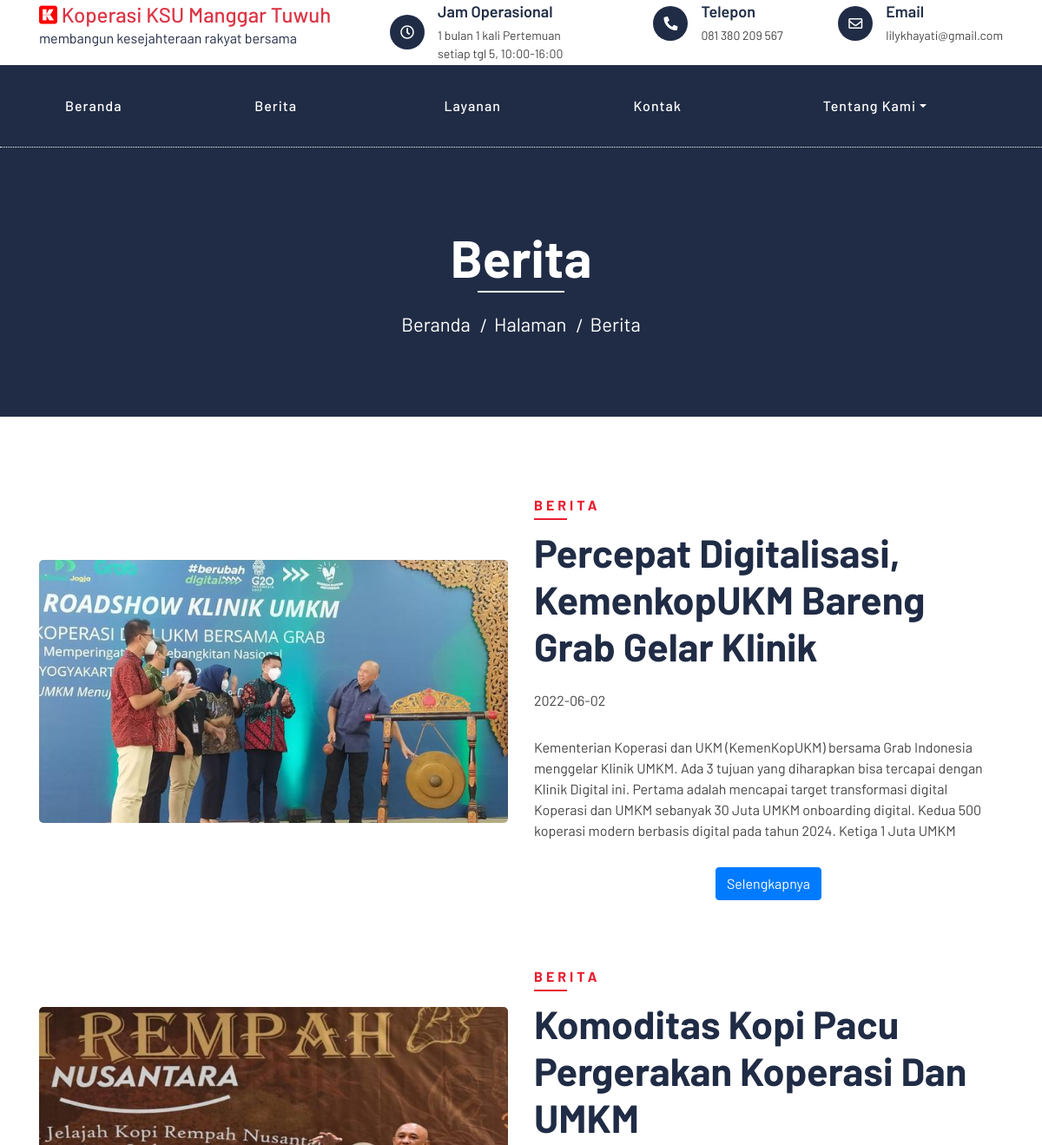
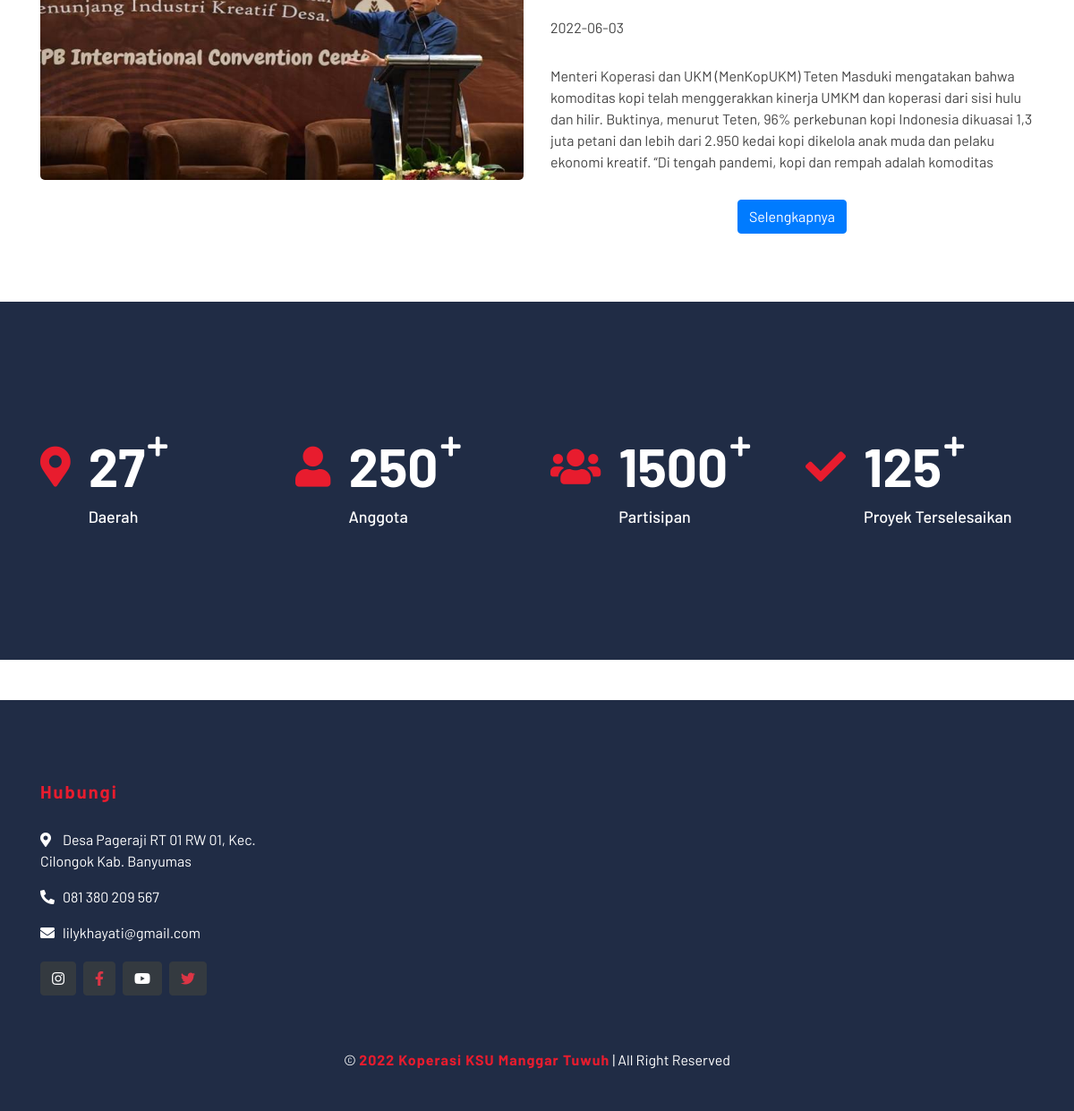
The app's page /index.php/home/berita with its own data (2 pictures, top to bottom).
### tables this page shows
CREATE TABLE `data_berita` (
  `gambar` varchar(256) NOT NULL,
  `tanggal` date NOT NULL,
  `judul` text NOT NULL,
  `isi` text NOT NULL,
  `tanggal_update` timestamp NOT NULL DEFAULT current_timestamp() ON UPDATE current_timestamp(),
  `id_berita` int(10) NOT NULL
);

### application/controllers/Home.php (called while the page is built, shortened)
<?php
class Home extends CI_Controller
{
    public function __construct()
    {
        $this->load->library('form_validation');
        $this->load->model('berita_model');
        $this->load->helper('url');
    }
    public function berita()
    {
        $data['data'] = $this->db->get('data_berita')->result_array();
        $this->load->view('berita', $data);
    }
}

### index.php (called while the page is built, shortened)
<?php
require_once BASEPATH.'core/CodeIgniter.php';

### application/views/berita.php (the view, shortened to what this page needs)
<?php include 'header.php'; ?>
        <div class="page-header">
            <div class="container">
                <div class="row">
                    <div class="col-12">
                        <h2>Berita</h2>
                    </div>
                    <div class="col-12">
                        <a href="<?php echo base_url() ?>index.php">Beranda</a>
                        <a href="">Halaman</a>
                        <a href="">Berita</a>
                    </div>
                </div>
            </div>
        </div>
        <div id="fh5co-blog" class="animate-box">
                    <?php foreach ($data as $d) : ?>
        <div class="about">
            <div class="container">
                <div class="row align-items-center">
                    <div class="col-lg-6">
                        <div class="about-img">
                            <img src="<?php echo base_url() . '/gambar/' . $d['gambar'] ?>" alt="Image">
                        </div>
                    </div>
                    <div class="col-lg-6">
                        <div class="section-header text-left">
                            <p>Berita</p>
                            <h2><?=$d['judul'];?></h2>
                            <br>
                        <?=$d['tanggal'];?>
                        </div>
                        <div class="about-content" style="overflow: hidden; height:120px;"height="60px"; >
                            <p>
                            <?=$d['isi'];?>
                            </p>
                        </div>
                        <div class="col-md-12 text-center">
					<p><a href="<?php echo base_url().'home/artikel'?>" class="btn btn-primary btn-outline with-arrow">Selengkapnya <i class="icon-arrow-right"></i></a></p>
                    </div>
                </div>
            </div>
        </div>
    </div>
                    <?php endforeach; ?>
        <div class="facts" data-parallax="scroll" data-image-src="<?php echo base_url() ?>assets/img/facts.jpg">
            <div class="container">
                <div class="row">
                    <div class="col-lg-3 col-md-6">
                        <div class="facts-item">
                            <i class="fa fa-map-marker-alt"></i>
                            <div class="facts-text">
                                <h3 data-toggle="counter-up">27</h3>
                                <p>Daerah</p>
                            </div>
                        </div>
                    </div>
                    <div class="col-lg-3 col-md-6">
                        <div class="facts-item">
                            <i class="fa fa-user"></i>
                            <div class="facts-text">
                                <h3 data-toggle="counter-up">250</h3>
                                <p>Anggota</p>
                            </div>
                        </div>
                    </div>
                    <div class="col-lg-3 col-md-6">
                        <div class="facts-item">
                            <i class="fa fa-users"></i>
                            <div class="facts-text">
                                <h3 data-toggle="counter-up">1500</h3>
                                <p>Partisipan</p>
                            </div>
                        </div>
                    </div>
                    <div class="col-lg-3 col-md-6">
                        <div class="facts-item">
                            <i class="fa fa-check"></i>
                            <div class="facts-text">
                                <h3 data-toggle="counter-up">125</h3>
                                <p>Proyek Terselesaikan</p>
                            </div>
                        </div>
                    </div>
                </div>
            </div>
        </div>
    </div>
<?php include 'footer.php'; ?>

### application/views/header.php (shortened to what this page needs)
<!DOCTYPE html>
<html lang="en">
    <head>
        <link href="https://stackpath.bootstrapcdn.com/bootstrap/4.4.1/css/bootstrap.min.css" rel="stylesheet">
        <link href="https://cdnjs.cloudflare.com/ajax/libs/font-awesome/5.10.0/css/all.min.css" rel="stylesheet">
        <link href="<?php echo base_url() ?>assets/lib/flaticon/font/flaticon.css" rel="stylesheet">
        <link href="<?php echo base_url() ?>assets/lib/animate/animate.min.css" rel="stylesheet">
        <link href="<?php echo base_url() ?>assets/lib/owlcarousel/assets/owl.carousel.min.css" rel="stylesheet">
        <link rel="stylesheet" href="https://use.fontawesome.com/releases/v5.15.4/css/all.css"/>
        <link href="<?php echo base_url() ?>assets/css/style.css" rel="stylesheet">
    </head>
    <body>
            <div class="top-bar">
            <div class="container">
                <div class="row align-items-center">
                    <div class="col-lg-4 col-md-12">
                        <div class="logo">
                            <a href="index.php">
                            <h4 class="mb-0 text-danger text-default"><i class="fab fa-korvue" style="font-size:x-large;color:red"></i> Koperasi KSU Manggar Tuwuh</h4>
                                <p>membangun kesejahteraan rakyat bersama</p>
                            </a>
                        </div>
                    </div>
                    <div class="col-lg-8 col-md-7 d-none d-lg-block">
                        <div class="row">
                            <div class="col-4">
                                <div class="top-bar-item">
                                    <div class="top-bar-icon">
                                        <i class="far fa-clock"></i>
                                    </div>
                                    <div class="top-bar-text">
                                        <h3>Jam Operasional</h3>
                                        <p>1 bulan 1 kali Pertemuan
                                        <p>setiap tgl 5, 10:00-16:00</p>
                                    </div>
                                </div>
                            </div>
                            <div class="col-4">
                                <div class="top-bar-item">
                                    <div class="top-bar-icon">
                                        <i class="fa fa-phone-alt"></i>
                                    </div>
                                    <div class="top-bar-text">
                                        <h3>Telepon</h3>
                                        <p>081 380 209 567</p>
                                    </div>
                                </div>
                            </div>
                            <div class="col-4">
                                <div class="top-bar-item">
                                    <div class="top-bar-icon">
                                        <i class="far fa-envelope"></i>
                                    </div>
                                    <div class="top-bar-text">
                                        <h3>Email</h3>
                                        <p>lilykhayati@gmail.com</p>
                                    </div>
                                </div>
                            </div>
                        </div>
                    </div>
                </div>
            </div>
        </div>
        <div class="nav-bar">
            <div class="container">
                <nav class="navbar navbar-expand-lg bg-dark navbar-dark">
                    <div class="collapse navbar-collapse justify-content-between" id="navbarCollapse">
                        <div class="navbar-nav mr-auto">
                        <div class="col-4">
                            <a href="<?php echo base_url() ?>home" class="nav-item nav-link active-link">Beranda</a>
                        </div>
                        <div class="col-4">
                            <a href="<?php echo base_url() ?>home/berita" class="nav-item nav-link">Berita</a>
                        </div>
                        <div class="col-4">
                            <a href="<?php echo base_url() ?>home/layanan" class="nav-item nav-link">Layanan</a>
                        </div>
                        <div class="col-4">
                            <a href="<?php echo base_url() ?>home/kontak" class="nav-item nav-link">Kontak</a>
                        </div>
                        <div class="col-4">
                            <div class="nav-item dropdown">
                                <a href="#" class="nav-link dropdown-toggle" data-toggle="dropdown">Tentang Kami</a>
                            </div>
                        </div>
                    </div>
                </nav>
            </div>
        </div>

### application/views/footer.php (shortened to what this page needs)
        <div class="footer">
            <div class="container">
                <div class="row">
                    <div class="col-lg-3 col-md-6">
                        <div class="footer-contact">
                            <h2>Hubungi</h2>
                            <p><i class="fa fa-map-marker-alt"></i>Desa Pageraji RT 01 RW 01, Kec. Cilongok Kab. Banyumas</p>
                            <p><i class="fa fa-phone-alt"></i>081 380 209 567</p>
                            <p><i class="fa fa-envelope"></i>lilykhayati@gmail.com</p>
                            <div class="d-flex pt-1 m-n1">
                            <a class="btn btn-lg-square btn-dark text-white m-1" href=""><i class="fab fa-instagram"></i></a>
                            <a class="btn btn-lg-square btn-dark text-danger m-1" href=""><i class="fab fa-facebook-f"></i></a>
                            <a class="btn btn-lg-square btn-dark text-white m-1" href=""><i class="fab fa-youtube"></i></a>
                            <a class="btn btn-lg-square btn-dark text-danger m-1" href=""><i class="fab fa-twitter"></i></a>
                            </div>
                        </div>
                    </div>
                </div>
            </div>
            <div class="container copyright">
                <p>&copy; <a href="#">2022 Koperasi KSU Manggar Tuwuh</a> | All Right Reserved</p>
            </div>
        </div>
    </body>
</html>

### assets/css/style.css (style rules this page uses)
body { color: #444444; font-weight: 400; background: #ffffff; font-family: "Barlow", sans-serif; }
h1, h2, h3, h4, h5, h6 { color: #202c45; }
a { color: #202c45; transition: 0.3s; }
.top-bar { position: relative; height: 75px; display: flex; align-items: center; background: #ffffff; }
.top-bar .logo { text-align: left; overflow: hidden; }
.top-bar .top-bar-item { display: flex; align-items: center; justify-content: flex-end; }
.top-bar .top-bar-icon { width: 40px; height: 40px; display: flex; align-items: center; justify-content: center; background: #202c45; border-radius: 40px; }
.top-bar .top-bar-icon i { margin: 0; color: #ffffff; font-size: 16px; }
.top-bar .top-bar-text { padding-left: 15px; }
.top-bar .top-bar-text h3 { margin: 0 0 5px 0; font-size: 18px; font-weight: 600; }
.top-bar .top-bar-text p { margin: 0; font-size: 14px; font-weight: 400; }
.nav-bar { position: relative; background: #202c45; }
.nav-bar .navbar { padding: 20px 0; background: #202c45 !important; transition: 0.3s; }
.navbar-dark .navbar-nav .nav-link, .navbar-dark .navbar-nav .nav-link:focus, .navbar-dark .navbar-nav .nav-link:hover, .navbar-dark .navbar-nav .nav-link.active { color: #ffffff; padding: 15px; font-weight: 500; letter-spacing: 1px; }
.page-header { position: relative; margin-bottom: 45px; padding: 90px 0; text-align: center; background: #202c45; border-top: 1px dotted #ffffff; }
.page-header h2 { position: relative; color: #ffffff; font-size: 60px; font-weight: 700; margin-bottom: 20px; padding-bottom: 5px; }
.page-header h2::after { position: absolute; content: ""; width: 100px; height: 2px; left: calc(50% - 50px); bottom: 0; background: #ffffff; }
.page-header a { position: relative; padding: 0 12px; font-size: 22px; color: #ffffff; }
.page-header a::after { position: absolute; content: "/"; width: 8px; height: 8px; top: -2px; right: -7px; text-align: center; color: #ffffff; }
.page-header a:last-child::after { display: none; }
.section-header { position: relative; width: 100%; max-width: 700px; margin: 0 auto 45px auto; }
.section-header p { display: inline-block; margin-bottom: 10px; padding-bottom: 5px; position: relative; font-size: 16px; font-weight: 700; letter-spacing: 4px; text-transform: uppercase; color: #e81c2e; }
.section-header p::after { position: absolute; content: ""; width: 50%; height: 2px; left: 25%; bottom: 0; background: #e81c2e; }
.section-header.text-left p::after { left: 0; }
.section-header h2 { margin: 0; font-size: 45px; font-weight: 700; text-transform: capitalize; }
.about { position: relative; width: 100%; padding: 45px 0 15px 0; }
.about .section-header { margin-bottom: 30px; margin-left: 0; }
.about .about-img img { width: 100%; border-radius: 5px; margin-bottom: 30px; }
.about .about-content { margin-bottom: 30px; }
.facts { position: relative; width: 100%; min-height: 400px; margin: 45px 0; display: flex; align-items: center; background: #202c45; }
.facts .facts-item { display: flex; flex-direction: row; margin: 25px 0; }
.facts .facts-item i { margin-top: 15px; font-size: 45px; color: #e81c2e; }
.facts .facts-text { padding-left: 20px; }
.facts .facts-text h3 { position: relative; display: inline-block; color: #ffffff; font-size: 60px; font-weight: 700; }
.facts .facts-text h3::after { position: absolute; content: "\f067"; top: 0px; right: -25px; color: #ffffff; font-size: 25px; font-family: "Font Awesome 5 Free"; font-weight: 900; }
.facts .facts-text p { color: #ffffff; font-size: 18px; font-weight: 500; margin: 0; }
.footer { position: relative; margin-top: 45px; padding-top: 90px; background: #202c45; }
.footer .footer-contact, .footer .footer-link, .footer .footer-newsletter { position: relative; margin-bottom: 45px; color: #ffffff; }
.footer .footer-contact h2, .footer .footer-link h2, .footer .footer-newsletter h2 { margin-bottom: 30px; font-size: 20px; font-weight: 700; letter-spacing: 2px; color: #e81c2e; }
.footer .footer-contact p i { width: 25px; }
.footer .copyright { text-align: center; padding-top: 15px; padding-bottom: 45px; }
.footer .copyright p { margin: 0; color: #ffffff; }
.footer .copyright p a { color: #e81c2e; font-weight: 700; letter-spacing: 1px; }

### records on screen
data_berita: gambar (picture), judul "Percepat Digitalisasi, KemenkopUKM Bareng Grab Gelar Klinik", tanggal "2022-06-02", isi "Kementerian Koperasi dan UKM (KemenKopUKM) bersama Grab Indonesia menggelar Klinik UMKM. Ada 3 tujuan yang diharapkan bisa tercapai dengan Klinik Digital ini. Pertama adalah mencapai target transformasi digital Koperasi dan UMKM sebanyak 30 Juta UMKM onboarding digital. Kedua 500 koperasi modern berbasis digital pada tahun 2024. Ketiga 1 Juta UMKM…"
data_berita: gambar (picture), judul "Komoditas Kopi Pacu Pergerakan Koperasi Dan UMKM", tanggal "2022-06-03", isi "Menteri Koperasi dan UKM (MenKopUKM) Teten Masduki mengatakan bahwa komoditas kopi telah menggerakkan kinerja UMKM dan koperasi dari sisi hulu dan hilir. Buktinya, menurut Teten, 96% perkebunan kopi Indonesia dikuasai 1,3 juta petani dan lebih dari 2.950 kedai kopi dikelola anak muda dan pelaku ekonomi kreatif. “Di tengah pandemi, kopi dan rempah adalah komoditas…"
